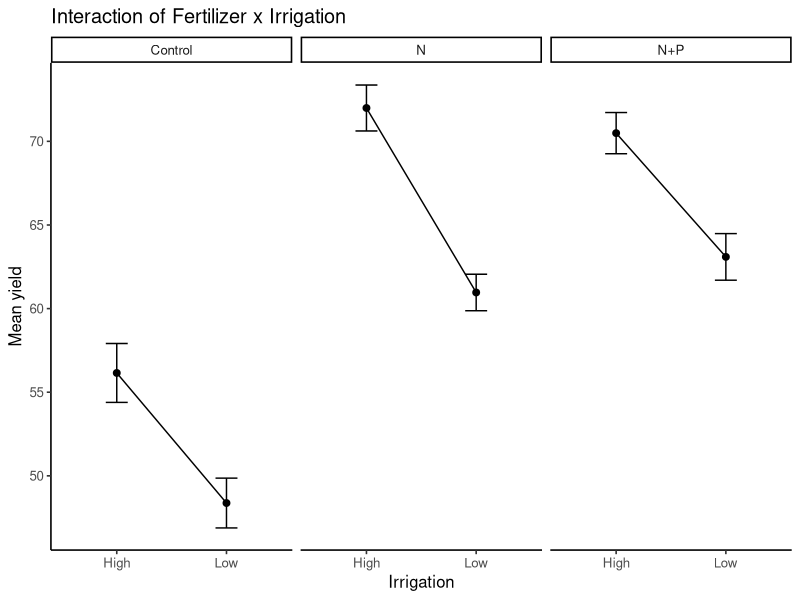
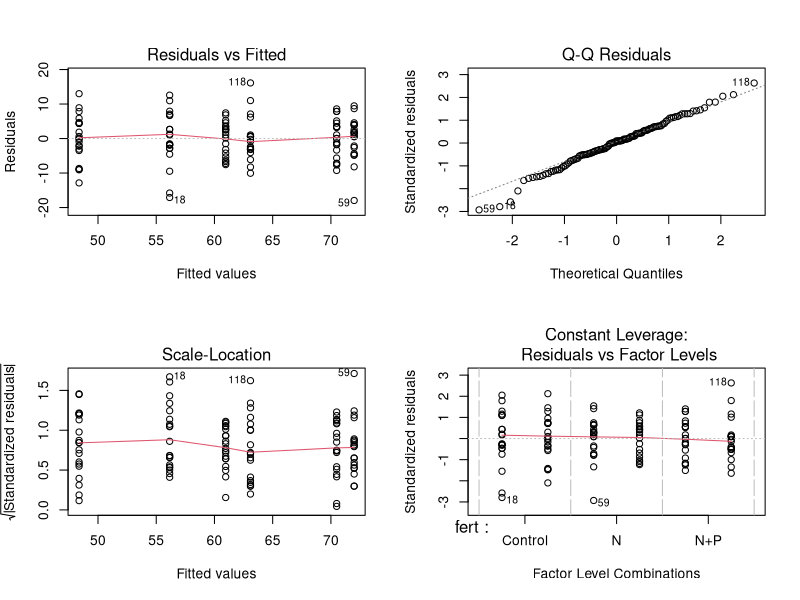

R code for these plots, in order:
# installing Packages
# install.packages(c("tidyverse", "car", "emmeans", "effectsize", "performance", "broom", "kableExtra"))
library(tidyverse)

# Importing the dataset
d <- read.csv("cropdata.csv")

# Quick Exploratory Descriptive Analysis
summs <- d %>%
  group_by(fert, irr) %>%
  summarise(mean = mean(y), se = sd(y)/sqrt(n()), .groups = "drop")

# Quick Data Summary Visualization
library(ggplot2)
ggplot(summs, aes(irr, mean, group = fert))+
  geom_line() +
  geom_point(size = 2) +
  geom_errorbar(aes(ymin=mean-se, ymax=mean+se), width = .2)+
  facet_wrap(~fert, nrow = 1) +
  labs(x="Irrigation", y="Mean yield",
       title="Interaction of Fertilizer x Irrigation") +
  theme_classic(base_size = 12)

# Fit the model
m <- aov(y ~ fert + irr + fert * irr, data = d)
summary(m)

# Assumptions visual checks
par(mfrow=c(2,2))
plot(m)
par(mfrow=c(1,1))

# Shapiro-Wilk on residuals (normality)
res <- residuals(m)
shapiro.test(res)

# Levene's test for equal variances 
car::leveneTest(y ~ fert*irr, data = d, center = median)

# Interaction contrasts (simple effects): 
# effect of fert at each level of irr
library(emmeans)
contrast(emmeans(m, ~ fert | irr), method = "pairwise", adjust = "tukey")

# effect of irr at each level of fert
library(emmeans)
contrast(emmeans(m, ~ irr | fert), method = "pairwise", adjust = "tukey")
